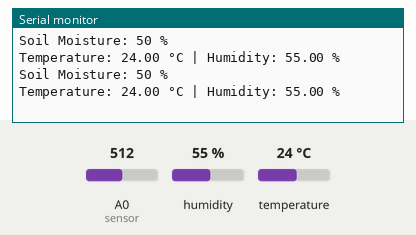
The sketch below on a simulated Arduino Uno, built with avr-gcc and run on an emulated ATmega328P. On the bench: the last lines printed to the serial monitor. The test bench sets the inputs (shaded band); at power-on: humidity 55 %, A0 (sensor) = 512, temperature 24 °C.

Above: at 1.8 s.
1.9 s: humidity set to 22 %
At 3.3 s:
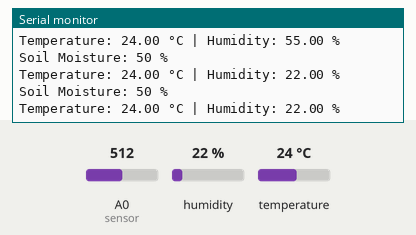
3.4 s: A0 (sensor) set to 490
At 4.7 s:
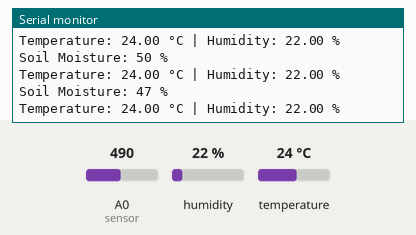
4.9 s: temperature set to 12 °C
At 6.3 s:
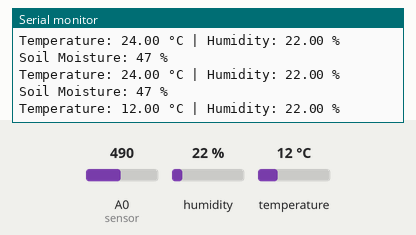
6.4 s: A0 (sensor) set to 510
At 7.7 s:
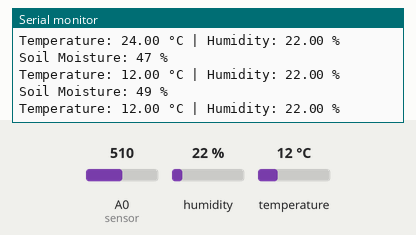
7.9 s: humidity set to 40 %
At 8.5 s:
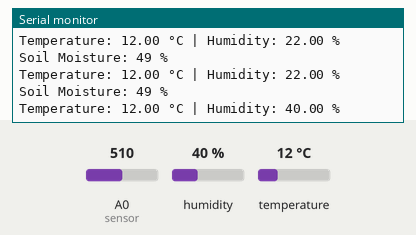
Timing chart, 0 to 10.4 s (numbered marks = the images above; inputs shaded):
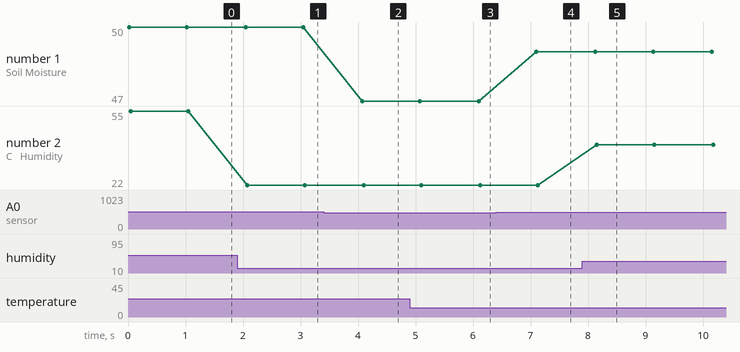

Measured:
- after the input at 1.9 s, the serial monitor: prints a new line after 0.17 s (image 1)
- after the input at 3.4 s, the serial monitor: prints a new line after 0.68 s (image 2)
- after the input at 4.9 s, the serial monitor: prints a new line after 1.2 s (image 3)
- after the input at 6.4 s, the serial monitor: prints a new line after 0.70 s (image 4)
- after the input at 7.9 s, the serial monitor: prints a new line after 0.25 s (image 5)
- plotted number 1: 50 → 47 after the input at 3.4 s, 47 → 49 after the input at 6.4 s
- plotted number 2: 55 → 22 after the input at 1.9 s, 22 → 40 after the input at 7.9 s

The sketch:

BlynkIOT_SmartPlant_Monitoring_Manual.ino
```cpp
#include <DHT.h>

#define DHTPIN 6      // Pin where the DHT22 is connected
#define DHTTYPE DHT11 // Type of DHT sensor

// Soil Moisture Sensor Variables
int soilMoistureValue;
const int soilMoistureThreshold = 500; // Soil moisture threshold for pump control

// Pump control pin
#define PUMP_PIN 2 // Replace with the actual pin connected to the pump relay

DHT dht(DHTPIN, DHTTYPE); // Initialize DHT sensor

void setup() {
  // Open Serial Monitor
  Serial.begin(9600);

  // Set ADC to use 3.3-volt AREF input
  analogReference(EXTERNAL);

  // Initialize pump pin as an output
  pinMode(PUMP_PIN, OUTPUT);
  // Turn off the pump initially
  digitalWrite(PUMP_PIN, LOW);

  // Initialize DHT sensor
  dht.begin();
}

void loop() {
  // Read soil moisture value
  soilMoistureValue = analogRead(A0); // Update this with the correct pin for your soil moisture sensor

  // Map the raw soil moisture value to a percentage (0-100%)
  int soilMoisturePercentage = map(soilMoistureValue, 0, 1023, 0, 100);

  // Read temperature and humidity from the DHT22 sensor
  float temperature = dht.readTemperature();
  float humidity = dht.readHumidity();

  // Print soil moisture value as a percentage, temperature, and humidity to Serial Monitor
  Serial.print("Soil Moisture: ");
  Serial.print(soilMoisturePercentage);
  Serial.println(" %");
  Serial.print("Temperature: ");
  Serial.print(temperature);
  Serial.print(" °C | Humidity: ");
  Serial.print(humidity);
  Serial.println(" %");

  // Check if soil moisture value is greater than the threshold
  if (soilMoistureValue > soilMoistureThreshold) {
    // Turn on the pump
    digitalWrite(PUMP_PIN, HIGH);
  } else {
    // Turn off the pump
    digitalWrite(PUMP_PIN, LOW);
  }

  // Add additional conditions for controlling the pump based on temperature and humidity
  if (temperature > 25.0 || humidity > 60.0) {
    // Turn on the pump when conditions are met
    digitalWrite(PUMP_PIN, HIGH);
  } else {
    // Deactivate the pump when conditions are not met
    digitalWrite(PUMP_PIN, LOW);
  }

  delay(1000);
}
```
